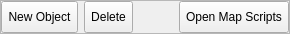
              <widget class="QFrame" name="frame_4">
               <property name="maximumSize">
                <size>
                 <width>16777215</width>
                 <height>32</height>
                </size>
               </property>
               <property name="frameShape">
                <enum>QFrame::StyledPanel</enum>
               </property>
               <property name="frameShadow">
                <enum>QFrame::Raised</enum>
               </property>
               <layout class="QHBoxLayout" name="horizontalLayout">
                <property name="leftMargin">
                 <number>0</number>
                </property>
                <property name="topMargin">
                 <number>0</number>
                </property>
                <property name="rightMargin">
                 <number>0</number>
                </property>
                <property name="bottomMargin">
                 <number>0</number>
                </property>
                <item>
                 <widget class="NewEventToolButton" name="newEventToolButton">
                  <property name="minimumSize">
                   <size>
                    <width>40</width>
                    <height>32</height>
                   </size>
                  </property>
                  <property name="toolTip">
                   <string>&lt;html&gt;&lt;head/&gt;&lt;body&gt;&lt;p&gt;Add a new event to the map.&lt;/p&gt;&lt;/body&gt;&lt;/html&gt;</string>
                  </property>
                  <property name="text">
                   <string>New Object</string>
                  </property>
                  <property name="icon">
                   <iconset resource="../resources/images.qrc">
                    <normaloff>:/icons/add.ico</normaloff>:/icons/add.ico</iconset>
                  </property>
                  <property name="toolButtonStyle">
                   <enum>Qt::ToolButtonTextBesideIcon</enum>
                  </property>
                 </widget>
                </item>
                <item>
                 <widget class="QToolButton" name="toolButton_deleteObject">
                  <property name="sizePolicy">
                   <sizepolicy hsizetype="Fixed" vsizetype="Fixed">
                    <horstretch>0</horstretch>
                    <verstretch>0</verstretch>
                   </sizepolicy>
                  </property>
                  <property name="minimumSize">
                   <size>
                    <width>40</width>
                    <height>32</height>
                   </size>
                  </property>
                  <property name="toolTip">
                   <string>&lt;html&gt;&lt;head/&gt;&lt;body&gt;&lt;p&gt;Delete the selected event from the map.&lt;/p&gt;&lt;/body&gt;&lt;/html&gt;</string>
                  </property>
                  <property name="text">
                   <string>Delete</string>
                  </property>
                  <property name="icon">
                   <iconset resource="../resources/images.qrc">
                    <normaloff>:/icons/delete.ico</normaloff>:/icons/delete.ico</iconset>
                  </property>
                  <property name="toolButtonStyle">
                   <enum>Qt::ToolButtonTextBesideIcon</enum>
                  </property>
                  <property name="autoRaise">
                   <bool>false</bool>
                  </property>
                 </widget>
                </item>
                <item>
                 <spacer name="horizontalSpacer_3">
                  <property name="orientation">
                   <enum>Qt::Horizontal</enum>
                  </property>
                  <property name="sizeHint" stdset="0">
                   <size>
                    <width>40</width>
                    <height>20</height>
                   </size>
                  </property>
                 </spacer>
                </item>
                <item>
                 <widget class="QToolButton" name="toolButton_Open_Scripts">
                  <property name="sizePolicy">
                   <sizepolicy hsizetype="Fixed" vsizetype="Preferred">
                    <horstretch>0</horstretch>
                    <verstretch>0</verstretch>
                   </sizepolicy>
                  </property>
                  <property name="text">
                   <string>Open Map Scripts</string>
                  </property>
                  <property name="autoRaise">
                   <bool>false</bool>
                  </property>
                 </widget>
                </item>
               </layout>
              </widget>
